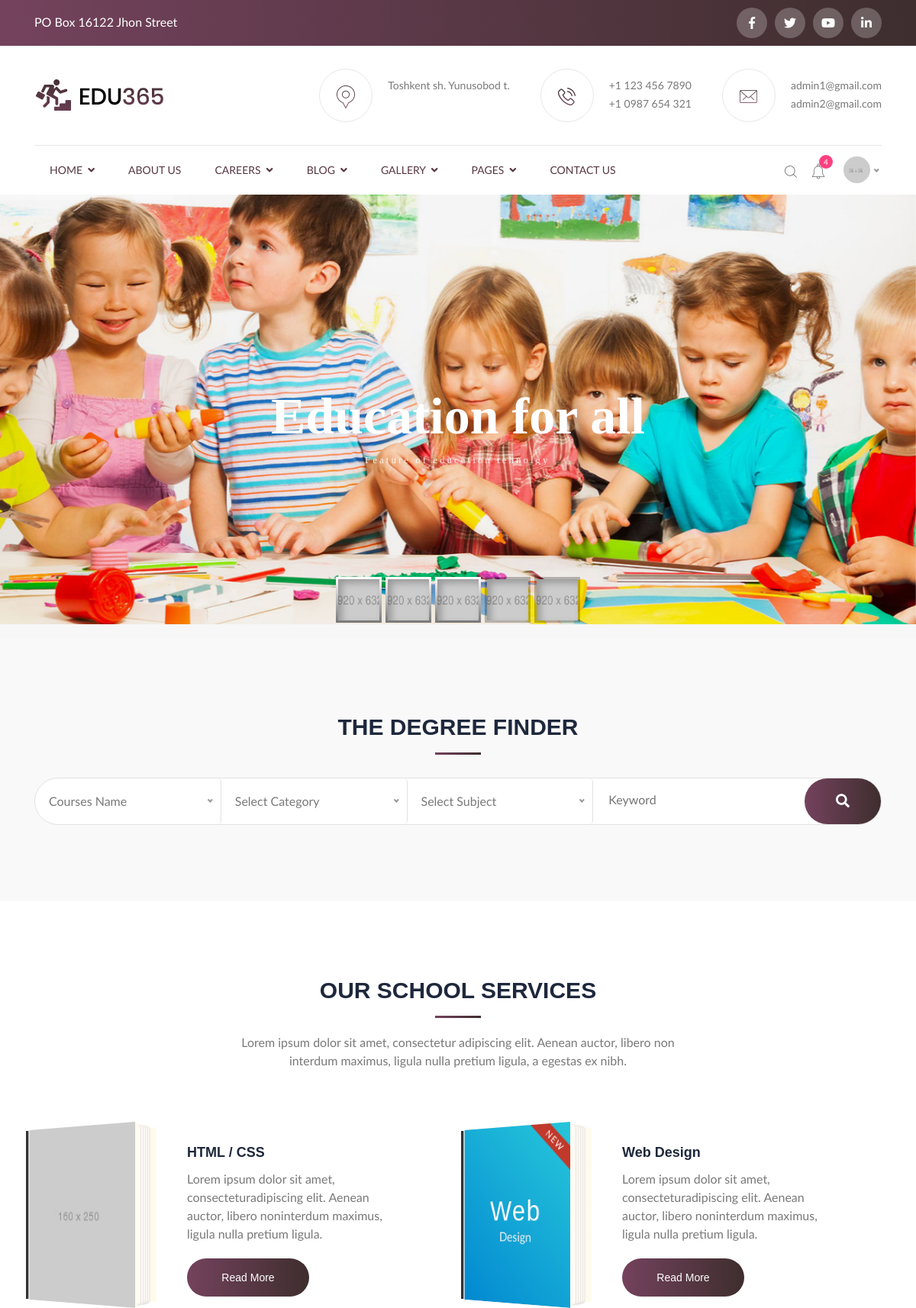
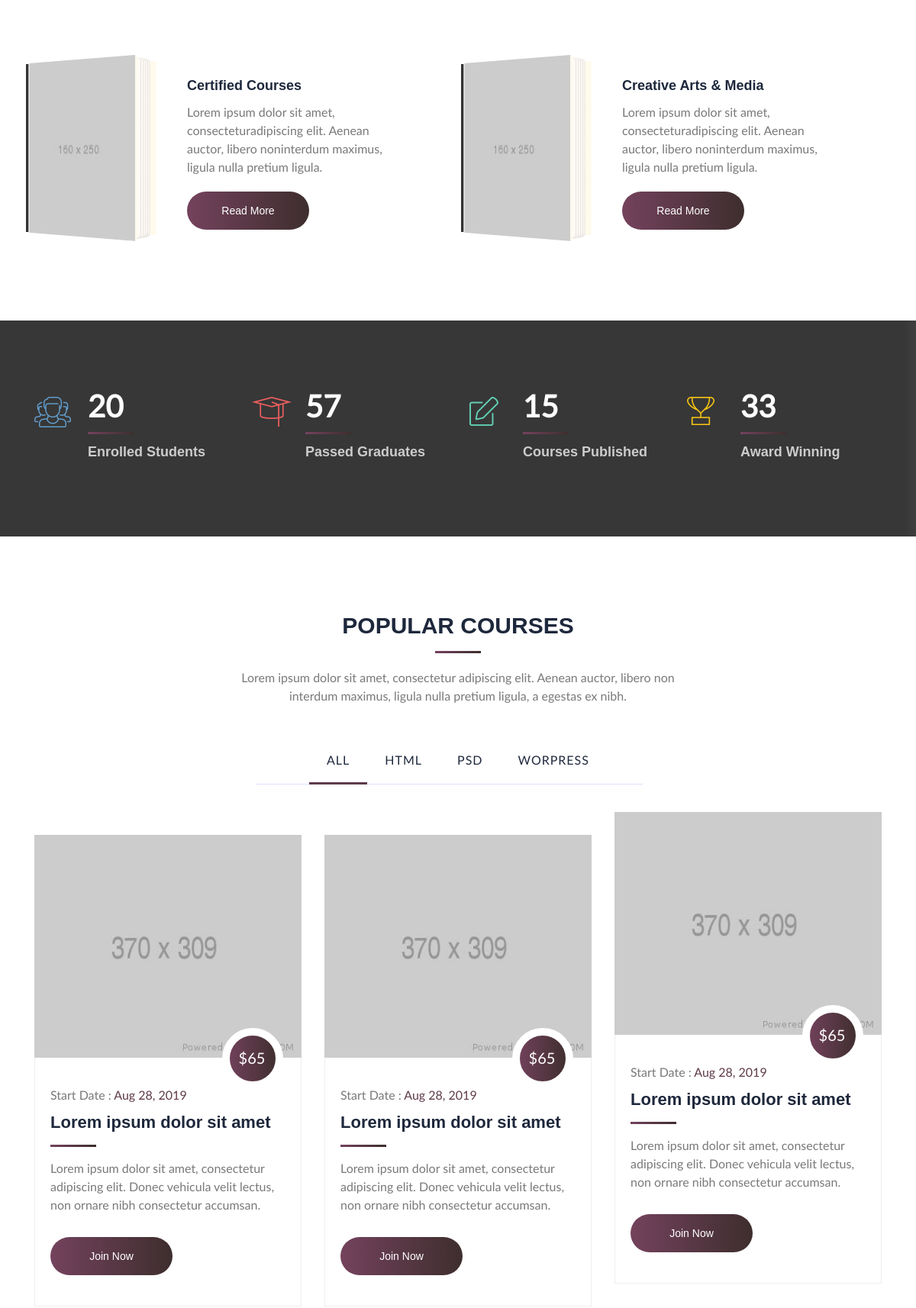
The page / (upper part) on the database its author committed (2 pictures, top to bottom).
### main/models.py (models this page shows, shortened)
class Header(models.Model):
    message = models.CharField(max_length=150)
    facebook = models.CharField(max_length=30)
    twitter = models.CharField(max_length=30)
    youtube = models.CharField(max_length=30)
    linkedin = models.CharField(max_length=30)
    logo = models.ImageField(upload_to="header/logo/")
    address = models.CharField(max_length=150)
    phone1 = models.CharField(max_length=15)
    phone2 = models.CharField(max_length=15)
    email1 = models.EmailField()
    email2 = models.EmailField()

class HeaderImage(models.Model):
    service = models.CharField(max_length=100)
    content = models.CharField(max_length=255)
    header = models.ForeignKey(Header, on_delete=models.CASCADE)
    image = models.ImageField(upload_to='header/images/')

### main/views.py (the view)
# urls.py: path('', HomePageView.as_view(), name="home"),
class HomePageView(ListView):
    model = Course
    template_name = 'main/index.html'
    context_object_name = 'courses'
    paginate_by = 3
    def get_context_data(self, *, object_list=None, **kwargs):
        context = super().get_context_data()
        try:
            header = Header.objects.first()
            context['header'] = header
            header_images = HeaderImage.objects.filter(header=header)
            context['header_images'] = header_images
        except:
            pass
        return context

### main/templates/main/index.html (shortened to what this page needs)
{% extends 'base.html' %}
{% block content %}
{% include 'main/components/_form_wrapper.html' %}
{% include 'main/components/_books_wrapper.html' %}
{% include 'main/components/_counter_wrapper.html' %}
{% include 'main/components/_course_wrapper.html' %}
{% include 'main/components/_testimonial_wrapper.html' %}
{% endblock content %}

### templates/components/header/_top_header.html
<div class="edu_top_header_wrapper float_left">
        <div class="container">
            <div class="row">
                <div class="col-xl-6 col-lg-6 col-md-6 col-sm-12 col-12">
                    <div class="edu_top_header_left_wrapper">
                        <p>{{ header.message }}</p>
                    </div>
                </div>
                <div class="col-xl-6 col-lg-6 col-md-6 col-sm-12 col-12">
                    <div class="edu_top_header_right_wrapper">
                        <ul>
                            <li><a href=""><i class="fab fa-facebook-f"></i></a>
                            </li>
                            <li><a href="#"><i class="fab fa-twitter"></i></a>
                            </li>
                            <li><a target="_blank" href="https://www.youtube.com/{{ header.youtube }}"><i class="fab fa-youtube"></i></a>
                            </li>
                            <li><a href="#"><i class="fab fa-linkedin-in"></i></a>
                            </li>
                        </ul>
                    </div>
                </div>
            </div>
        </div>
    </div>

### templates/components/header/_logo_header.html (shortened to what this page needs)
<div class="edu_logo_header_wrapper float_left">
        <div class="container">
            <div class="row">
                <div class="col-md-12">
                    <div class="edu_border_line">
                        <div class="row">
                            <div class="col-md-3">
                                <div class="edu_logo_main_wrapper">
                                    <a href="index.html">
                                        <img src="{{ header.logo.url }}" alt="logo">
                                    </a>
                                </div>
                            </div>
                            <div class="col-md-9 d-none d-sm-none d-md-block">
                                <div class="lv_share_info_wrapper">
                                    <ul>
                                        <li>
                                            <div class="lv_header_icon">
                                                <img src="/static/images/pin.png" alt="Map Icon" title="Map Icon">
                                            </div>
                                            <p>{{ header.address }}</p>
                                        </li>
                                        <li>
                                            <div class="lv_header_icon">
                                                <img src="/static/images/phone.png" alt="Call Icon" title="Call Icon">
                                            </div>
                                            <p>{{ header.phone1 }}
                                                <br>{{ header.phone2 }}</p>
                                        </li>
                                        <li>
                                            <div class="lv_header_icon">
                                                <img src="/static/images/env.png" alt="Mail Icon" title="Mail Icon">
                                            </div>
                                            <p> <a href="#">{{ header.email1 }}</a>
                                                <br> <a href="#">{{ header.email2 }}</a>
                                            </p>
                                        </li>
                                    </ul>
                                </div>
                            </div>
                        </div>
                    </div>
                </div>
            </div>
        </div>
    </div>

### templates/components/header/_slider.html (shortened to what this page needs)
<div class="rev_slider">
        <div id="rev_slider_467_1_wrapper" class="rev_slider_wrapper fullwidthbanner-container" data-alias="classic-carousel26" data-source="gallery" style="margin:0px auto;background-color:#ffffff;padding:0px;margin-top:0px;margin-bottom:0px;">
            <div id="rev_slider_467_1" class="rev_slider fullwidthabanner" style="display:none;" data-version="5.4.1">
                <ul>
                    {% for image in header_images %}
                    <li data-index="rs-1596" data-transition="zoomout" data-slotamount="default" data-hideafterloop="0" data-hideslideonmobile="off"  data-easein="Power4.easeInOut" data-easeout="Power4.easeInOut" data-masterspeed="2000"  data-thumb="/static/images/slider_img.jpg"  data-rotate="0"  data-fstransition="fade" data-fsmasterspeed="1500" data-fsslotamount="7" data-saveperformance="off"  data-title="Intro" data-param1="" data-param2="" data-param3="" data-param4="" data-param5="" data-param6="" data-param7="" data-param8="" data-param9="" data-param10="" data-description="">
                        <div class="tp-caption tp-shape tp-shapewrapper  " id="slide-1599-layer-10" data-x="['center','center','center','center']" data-hoffset="['0','0','0','0']" data-y="['middle','middle','middle','middle']" data-voffset="['0','0','0','0']" data-width="full" data-height="full" data-whitespace="nowrap" data-type="shape" data-basealign="slide" data-responsive_offset="on" data-responsive="off" data-frames='[{"from":"opacity:0;","speed":2000,"to":"o:1;","delay":2000,"ease":"Power3.easeInOut"},{"delay":"wait","speed":1000,"to":"opacity:0;","ease":"Power2.easeInOut"}]' data-textAlign="['left','left','left','left']" data-paddingtop="[0,0,0,0]" data-paddingright="[0,0,0,0]" data-paddingbottom="[0,0,0,0]" data-paddingleft="[0,0,0,0]" style="z-index: 18;text-transform:left;background-color:rgba(0, 0, 0, 0.25);border-color:rgba(0, 0, 0, 0);border-width:0px;"> </div>
                        <div class="tp-caption NotGeneric-Title   tp-resizeme" id="slide-1599-layer-1" data-x="['center','center','center','center']" data-hoffset="['0','0','0','0']" data-y="['middle','middle','middle','middle']" data-voffset="['0','0','0','0']" data-fontsize="['70','70','70','45']" data-lineheight="['70','70','70','50']" data-width="none" data-height="none" data-whitespace="nowrap" data-type="text" data-responsive_offset="on" data-frames='[{"from":"z:0;rX:0;rY:0;rZ:5deg;sX:0.9;sY:0.9;skX:0;skY:0;opacity:0;","speed":1500,"to":"o:1;","delay":1000,"ease":"Back.easeOut"},{"delay":"wait","speed":1000,"to":"y:[100%];","mask":"x:inherit;y:inherit;s:inherit;e:inherit;","ease":"Power2.easeInOut"}]' data-textAlign="['left','left','left','left']" data-paddingtop="[10,10,10,10]" data-paddingright="[0,0,0,0]" data-paddingbottom="[10,10,10,10]" data-paddingleft="[0,0,0,0]" style="z-index: 19; white-space: nowrap;text-transform:left;">{{ image.service }}</div>
                        <div class="tp-caption NotGeneric-SubTitle   tp-resizeme" id="slide-1599-layer-4" data-x="['center','center','center','center']" data-hoffset="['0','0','0','0']" data-y="['middle','middle','middle','middle']" data-voffset="['52','52','52','51']" data-width="none" data-height="none" data-whitespace="nowrap" data-type="text" data-responsive_offset="on" data-frames='[{"from":"y:[100%];z:0;rX:0deg;rY:0;rZ:0;sX:1;sY:1;skX:0;skY:0;opacity:0;","mask":"x:0px;y:[100%];s:inherit;e:inherit;","speed":2000,"to":"o:1;","delay":1500,"ease":"Power4.easeInOut"},{"delay":"wait","speed":1000,"to":"y:[100%];","mask":"x:inherit;y:inherit;s:inherit;e:inherit;","ease":"Power2.easeInOut"}]' data-textAlign="['left','left','left','left']" data-paddingtop="[0,0,0,0]" data-paddingright="[0,0,0,0]" data-paddingbottom="[0,0,0,0]" data-paddingleft="[0,0,0,0]" style="z-index: 20; white-space: nowrap;text-transform:left;">{{ image.content }}</div>
                    </li>
                    {% endfor %}
                </ul>
                <div class="tp-bannertimer" style="height: 7px; background-color: rgba(255, 255, 255, 0.25);"></div>
            </div>
        </div>
    </div>

### rows shown on the page
Header: message "PO Box 16122 Jhon Street", logo (picture), address "Toshkent sh. Yunusobod t.", phone1 "+1 123 456 7890", phone2 "+1 0987 654 321", email1 "admin1@gmail.com", email2 "admin2@gmail.com"
HeaderImage: service "Education for all", content "Feature of education tehnolgy"
